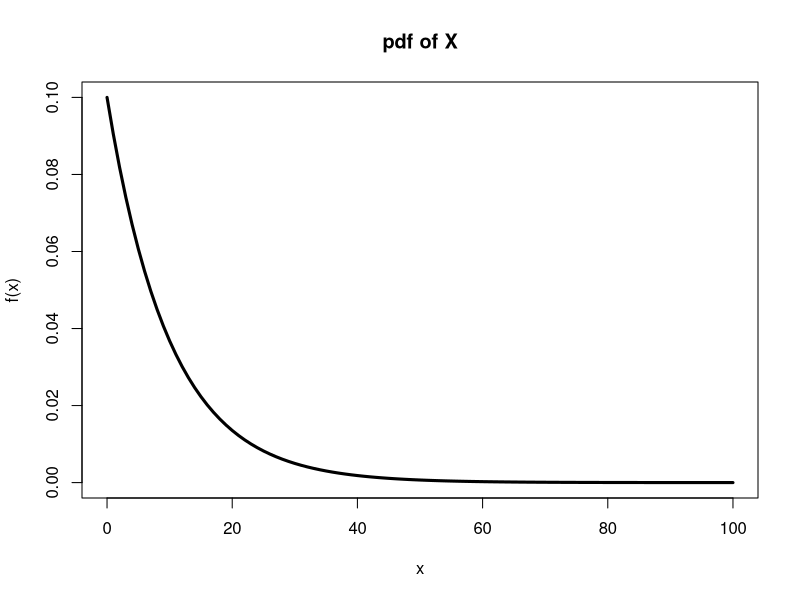

The R script that drew this image:
continuousPdfAndCdf <- function(lambda, x1, printPlots = FALSE) {
  if (x1 < 0) stop("x1 must be positive")
  
  f_x <- function(x) lambda * exp(-1 * lambda * x)
  f_x_for_x1 <- integrate(f_x, lower = 0, upper = x1)
  
  E_X <- integrate(f_x, lower = 0, upper = Inf)$value
  x2.f_x <- function(x) lambda * exp(-1 * lambda * x^2)
  E_X2 <- integrate(x2.f_x, lower = 0, upper = 2)$value
  Var_X <- E_X2 - E_X^2
  
  if(printPlots) {
    curve(f_x, from = 0, to = 100, ylab = 'f(x)', 
          main = 'pdf of X', lwd = 3)
  }
  
  list(E_X = E_X,
       Var_X = Var_X,
       f_x_for_x1 = f_x_for_x1)
  
}

continuousPdfAndCdf(0.1,2, TRUE)
